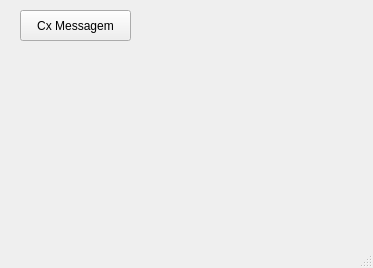
<?xml version="1.0" encoding="UTF-8"?>
<ui version="4.0">
 <class>MainWindow</class>
 <widget class="QMainWindow" name="MainWindow">
  <property name="geometry">
   <rect>
    <x>0</x>
    <y>0</y>
    <width>373</width>
    <height>268</height>
   </rect>
  </property>
  <property name="windowTitle">
   <string>MainWindow</string>
  </property>
  <widget class="QWidget" name="centralwidget">
   <widget class="QPushButton" name="pushButton">
    <property name="geometry">
     <rect>
      <x>20</x>
      <y>10</y>
      <width>111</width>
      <height>31</height>
     </rect>
    </property>
    <property name="text">
     <string>Cx Messagem</string>
    </property>
   </widget>
  </widget>
  <widget class="QMenuBar" name="menubar">
   <property name="geometry">
    <rect>
     <x>0</x>
     <y>0</y>
     <width>373</width>
     <height>21</height>
    </rect>
   </property>
  </widget>
  <widget class="QStatusBar" name="statusbar"/>
 </widget>
 <resources/>
 <connections/>
</ui>
